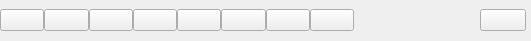
    <widget class="QWidget" name="scrollAreaWidgetContents">
     <property name="geometry">
      <rect>
       <x>0</x>
       <y>0</y>
       <width>531</width>
       <height>41</height>
      </rect>
     </property>
     <widget class="QWidget" name="horizontalLayoutWidget_2">
      <property name="geometry">
       <rect>
        <x>480</x>
        <y>0</y>
        <width>46</width>
        <height>41</height>
       </rect>
      </property>
      <layout class="QHBoxLayout" name="horizontalLayout_2">
       <property name="spacing">
        <number>0</number>
       </property>
       <item>
        <widget class="QPushButton" name="pushButton_6">
         <property name="toolTip">
          <string>Clip</string>
         </property>
         <property name="text">
          <string/>
         </property>
         <property name="icon">
          <iconset resource="res.qrc">
           <normaloff>:/new/prefix1/clip</normaloff>:/new/prefix1/clip</iconset>
         </property>
         <property name="iconSize">
          <size>
           <width>32</width>
           <height>32</height>
          </size>
         </property>
        </widget>
       </item>
      </layout>
     </widget>
     <widget class="QWidget" name="horizontalLayoutWidget">
      <property name="geometry">
       <rect>
        <x>0</x>
        <y>0</y>
        <width>354</width>
        <height>40</height>
       </rect>
      </property>
      <layout class="QHBoxLayout" name="horizontalLayout">
       <property name="spacing">
        <number>0</number>
       </property>
       <property name="sizeConstraint">
        <enum>QLayout::SetDefaultConstraint</enum>
       </property>
       <property name="leftMargin">
        <number>0</number>
       </property>
       <item>
        <widget class="QPushButton" name="pushButton_2">
         <property name="toolTip">
          <string>Open file</string>
         </property>
         <property name="whatsThis">
          <string/>
         </property>
         <property name="text">
          <string/>
         </property>
         <property name="icon">
          <iconset resource="res.qrc">
           <normaloff>:/new/prefix1/op_file</normaloff>:/new/prefix1/op_file</iconset>
         </property>
         <property name="iconSize">
          <size>
           <width>32</width>
           <height>32</height>
          </size>
         </property>
         <property name="shortcut">
          <string/>
         </property>
        </widget>
       </item>
       <item>
        <widget class="QPushButton" name="pushButton_12">
         <property name="toolTip">
          <string>Open folder</string>
         </property>
         <property name="text">
          <string/>
         </property>
         <property name="icon">
          <iconset resource="res.qrc">
           <normaloff>:/new/prefix1/op_folder</normaloff>:/new/prefix1/op_folder</iconset>
         </property>
         <property name="iconSize">
          <size>
           <width>32</width>
           <height>32</height>
          </size>
         </property>
        </widget>
       </item>
       <item>
        <widget class="QPushButton" name="pushButton_15">
         <property name="toolTip">
          <string>Save current session</string>
         </property>
         <property name="text">
          <string/>
         </property>
         <property name="icon">
          <iconset resource="res.qrc">
           <normaloff>:/new/prefix1/save</normaloff>:/new/prefix1/save</iconset>
         </property>
         <property name="iconSize">
          <size>
           <width>32</width>
           <height>32</height>
          </size>
         </property>
        </widget>
       </item>
       <item>
        <widget class="QPushButton" name="pushButton_16">
         <property name="toolTip">
          <string>Open saved session</string>
         </property>
         <property name="text">
          <string/>
         </property>
         <property name="icon">
          <iconset resource="res.qrc">
           <normaloff>:/new/prefix1/load</normaloff>:/new/prefix1/load</iconset>
         </property>
         <property name="iconSize">
          <size>
           <width>32</width>
           <height>32</height>
          </size>
         </property>
        </widget>
       </item>
       <item>
        <widget class="QPushButton" name="pushButton_14">
         <property name="toolTip">
          <string>Insert text block</string>
         </property>
         <property name="text">
          <string/>
         </property>
         <property name="icon">
          <iconset resource="res.qrc">
           <normaloff>:/new/prefix1/text</normaloff>:/new/prefix1/text</iconset>
         </property>
         <property name="iconSize">
          <size>
           <width>32</width>
           <height>32</height>
          </size>
         </property>
        </widget>
       </item>
       <item>
        <widget class="QPushButton" name="pushButton_5">
         <property name="toolTip">
          <string>Print</string>
         </property>
         <property name="text">
          <string/>
         </property>
         <property name="icon">
          <iconset resource="res.qrc">
           <normaloff>:/new/prefix1/vap</normaloff>:/new/prefix1/vap</iconset>
         </property>
         <property name="iconSize">
          <size>
           <width>32</width>
           <height>32</height>
          </size>
         </property>
        </widget>
       </item>
       <item>
        <widget class="QPushButton" name="pushButton_7">
         <property name="toolTip">
          <string>Settings</string>
         </property>
         <property name="text">
          <string/>
         </property>
         <property name="icon">
          <iconset resource="res.qrc">
           <normaloff>:/new/prefix1/sett</normaloff>:/new/prefix1/sett</iconset>
         </property>
         <property name="iconSize">
          <size>
           <width>32</width>
           <height>32</height>
          </size>
         </property>
        </widget>
       </item>
       <item>
        <widget class="QPushButton" name="pushButton_9">
         <property name="toolTip">
          <string>About</string>
         </property>
         <property name="text">
          <string/>
         </property>
         <property name="icon">
          <iconset resource="res.qrc">
           <normaloff>:/new/prefix1/about</normaloff>:/new/prefix1/about</iconset>
         </property>
         <property name="iconSize">
          <size>
           <width>32</width>
           <height>32</height>
          </size>
         </property>
        </widget>
       </item>
      </layout>
     </widget>
    </widget>
